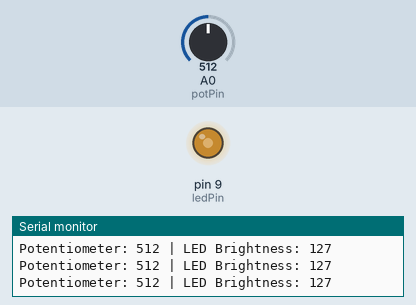
This sketch was run on a simulated Arduino Uno, built with avr-gcc and run on an emulated ATmega328P. On the bench: output pins drawn as LEDs (lit = HIGH), the last lines printed to the serial monitor. The test bench sets the inputs (shaded band); at power-on: A0 (potPin) = 512.

Above: at 1.2 s.
1.3 s: A0 (potPin) set to 417
At 2.8 s:
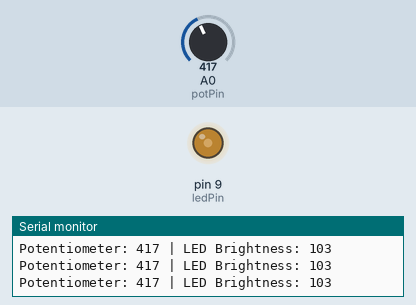
4.3 s: A0 (potPin) set to 383
At 5.1 s:
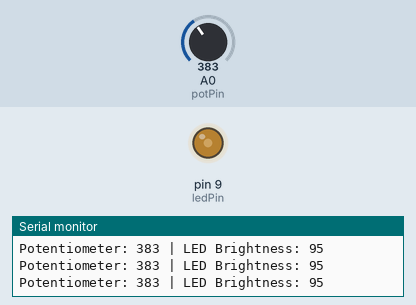
7.3 s: A0 (potPin) set to 716
At 8.5 s:
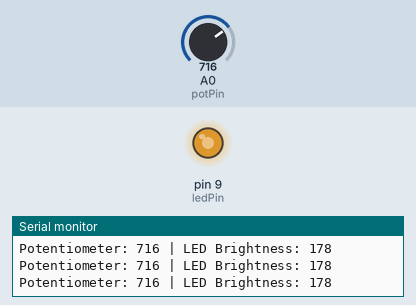
8.8 s: A0 (potPin) set to 989
At 10.0 s:
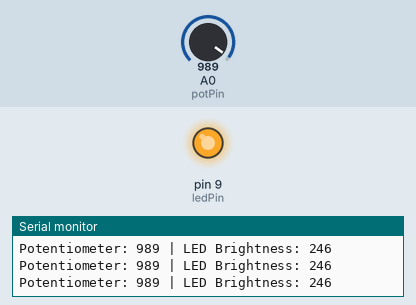
10.3 s: A0 (potPin) set to 1015
At 10.9 s:
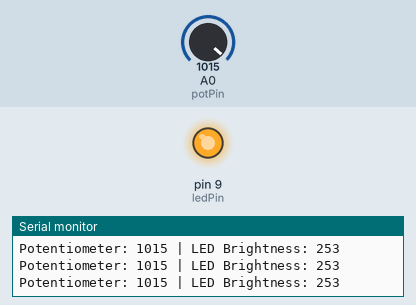
13.3 s: A0 (potPin) set to 0
At 14.1 s:
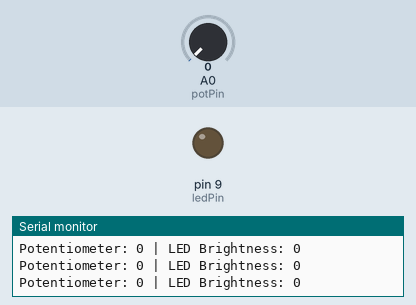
Timing chart, 0 to 15.8 s (numbered marks = the images above; inputs shaded):
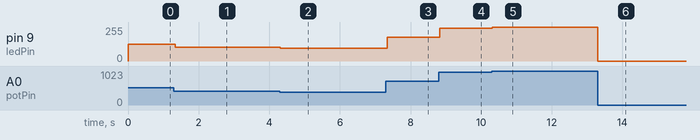

The sketch:

potentiometer.ino
```cpp
int potPin = A0;   // Potentiometer connected to A0
int ledPin = 9;    // LED connected to PWM pin 9
int potValue = 0;  // Variable to store potentiometer value
int brightness = 0; // Mapped brightness value

void setup() {
  pinMode(ledPin, OUTPUT);
  Serial.begin(9600); // Start Serial Monitor
}

void loop() {
  potValue = analogRead(potPin);  // Read potentiometer (0-1023)
  brightness = map(potValue, 0, 1023, 0, 255);  // Scale to PWM range (0-255)
  analogWrite(ledPin, brightness);  // Set LED brightness
  Serial.print("Potentiometer: ");
  Serial.print(potValue);
  Serial.print(" | LED Brightness: ");
  Serial.println(brightness);

  delay(10);  // Small delay for stability
}
```

Measured:
- after the input at 1.3 s, pin 9 (ledPin): 127/255 → 103/255 at once
- after the input at 4.3 s, pin 9 (ledPin): 103/255 → 95/255 at once
- after the input at 7.3 s, pin 9 (ledPin): 95/255 → 178/255 at once
- after the input at 8.8 s, pin 9 (ledPin): 178/255 → 246/255 at once
- after the input at 10.3 s, pin 9 (ledPin): 246/255 → 253/255 at once
- after the input at 13.3 s, pin 9 (ledPin): 253/255 → 0/255 at once
